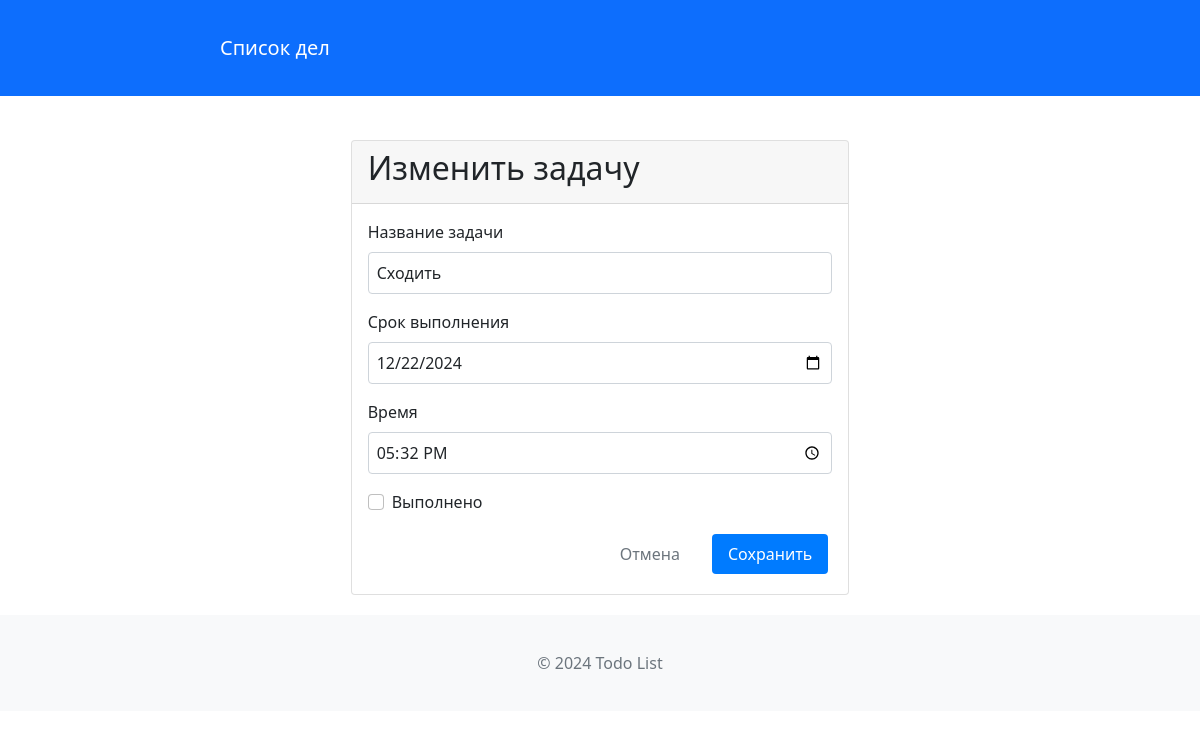
Screenshot of /task/2/edit with the database file from the repository.
### models/task.py (models this page shows)
class Task(Base):
    __tablename__ = "tasks"
    id = Column(Integer, primary_key=True, index=True)
    created_date = Column(DateTime, default=datetime.utcnow)
    name = Column(String)
    due_date = Column(DateTime)
    lead_time = Column(Time)
    check_mark = Column(Boolean, default=False)
    slug = Column(String, unique=True, index=True)
    subtasks = relationship('Subtask', back_populates='task')

### routers/task.py (the view)
@router.get("/task/{task_id}/edit")
async def edit_task_form(
        request: Request,
        task_id: int,
        db: Session = Depends(get_db)
):
    task = db.query(Task).filter(Task.id == task_id).first()
    if not task:
        raise HTTPException(status_code=404, detail="Task not found")
    return templates.TemplateResponse("task_form.html", {"request": request, "task": task})

### templates/task_form.html (shortened to what this page needs)
{% extends "base.html" %}
{% block content %}
<div class="row justify-content-center">
    <div class="col-md-8">
        <div class="card">
            <div class="card-header">
                <h2 class="card-title">{{ "Изменить задачу" if task else "Создать задачу" }}</h2>
            </div>
            <div class="card-body">
                <form method="POST" class="needs-validation" novalidate>
                    <div class="mb-3">
                        <label for="name" class="form-label">Название задачи</label>
                        <input type="text"
                               class="form-control"
                               id="name"
                               name="name"
                               value="{{ task.name if task else '' }}"
                               required>
                    </div>
                    <div class="mb-3">
                        <label for="due_date" class="form-label">Срок выполнения</label>
                        <input type="date"
                               class="form-control"
                               id="due_date"
                               name="due_date"
                               value="{{ task.due_date.strftime('%Y-%m-%d') if task and task.due_date else '' }}">
                    </div>
                    <div class="mb-3">
                        <label for="lead_time" class="form-label">Время</label>
                        <input type="time"
                               class="form-control"
                               id="lead_time"
                               name="lead_time"
                               value="{{ task.lead_time.strftime('%H:%M') if task and task.lead_time else '' }}">
                    </div>
                    {% if task %}
                    <div class="mb-3 form-check">
                        <input type="checkbox"
                               class="form-check-input"
                               id="check_mark"
                               name="check_mark"
                               {% if task.check_mark %}checked{% endif %}>
                        <label class="form-check-label" for="check_mark">Выполнено</label>
                    </div>
                    {% endif %}
                    <div class="d-grid gap-2 d-md-flex justify-content-md-end">
                        <a href="{{ url_for('read_tasks') }}" class="btn btn-outline-secondary">Отмена</a>
                        <button type="submit" class="btn btn-primary">
                            {{ "Сохранить" if task else "Создать" }}
                        </button>
                    </div>
                </form>
            </div>
        </div>
    </div>
</div>
{% endblock %}

### static/styles.css (style rules this page uses)
.btn { display: inline-block; padding: 8px 16px; margin: 4px; border: none; border-radius: 4px; cursor: pointer; text-decoration: none; }
.btn-primary { background-color: #007bff; color: white; }
.form-label { display: block; margin-bottom: 8px; }
.form-control { width: 100%; padding: 8px; margin-bottom: 16px; border: 1px solid #ced4da; border-radius: 4px; }
.mb-3 { margin-bottom: 1rem; }

### rows the page displays
Task: name "Сходить", due_date "12/22/2024", lead_time "17:32"

### other values shown
{{ "Изменить задачу" if task else "Создать задачу" }} "Изменить задачу"
{{ "Сохранить" if task else "Создать" }} "Сохранить"
